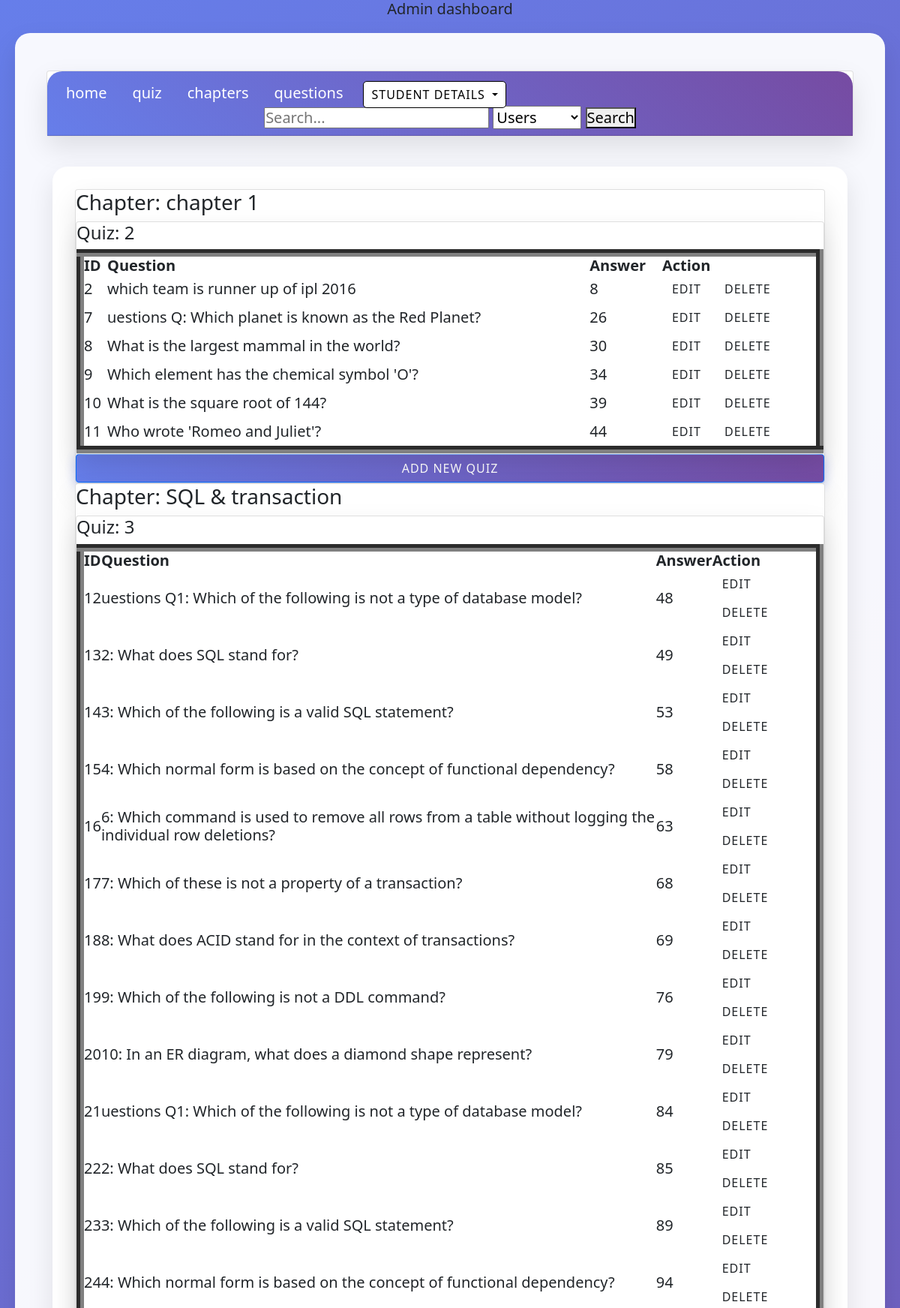
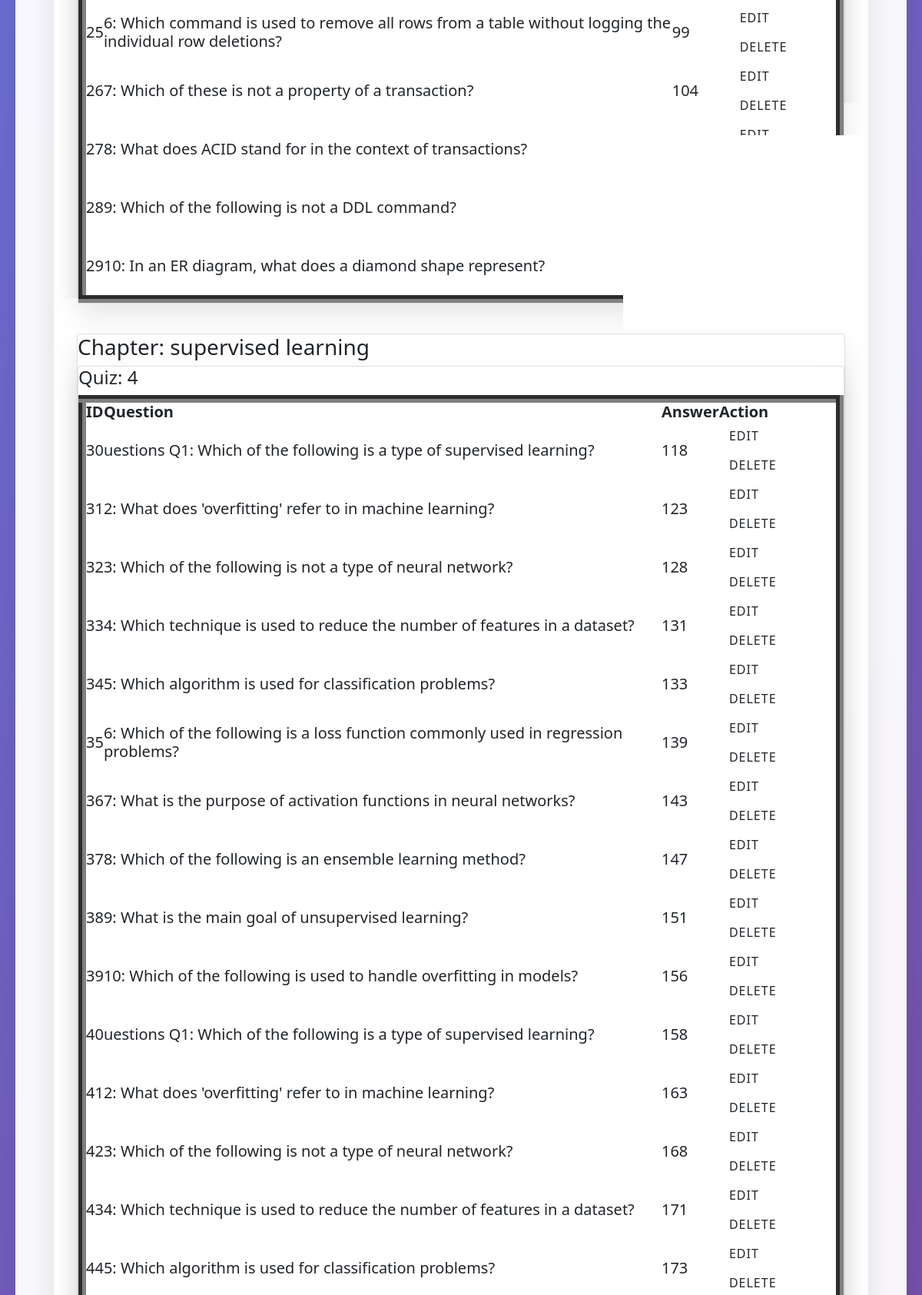
Screenshot of /questions (upper part) with the database file from the repository (2 pictures, top to bottom).
### controllers/models.py (models this page shows)
class Chapters(db.Model):
    __tablename__= 'chapters'
    chaoter_id=db.Column(db.Integer,primary_key=True,autoincrement=True)
    subject_id = db.Column(db.Integer, db.ForeignKey('subjects.subject_id'), nullable=False)
    chapter_name=db.Column(db.String,nullable=False)
    description=db.Column(db.String,nullable=False)
    questions = db.relationship('Questions', backref='chapter', lazy=True)
    quizzes = db.relationship('QuizDetails', backref='chapter', lazy=True)

class QuizDetails(db.Model):
    __tablename__='quiz_details'
    quizid=db.Column(db.Integer,primary_key=True, autoincrement=True)
    chapter_id = db.Column(db.Integer, db.ForeignKey('chapters.chaoter_id'))
    quiz_date=db.Column(db.String,nullable=False)
    duration=db.Column(db.Integer,nullable=False)

class Questions(db.Model):
    __tablename__= 'questions'
    qid = db.Column(db.Integer, primary_key=True, autoincrement=True)
    chapter_id = db.Column(db.Integer, db.ForeignKey('chapters.chaoter_id'), nullable=False)
    question = db.Column(db.Text, nullable=False)
    answer = db.Column(db.Integer, nullable=True)
    options = db.relationship('Options', backref='question', lazy=True, cascade="all, delete, delete-orphan")

### main.py (the view)
@app.route('/questions', methods=['GET', 'POST'])
def questions():
    if request.method == 'GET':
        chapters = Chapters.query.all()
    quizzes = QuizDetails.query.all()
    questions = Questions.query.all()
    return render_template('question.html',
                           chapters=chapters,
                           quizzes=quizzes,
                           questions=questions)

### templates/question.html (shortened to what this page needs)
<!DOCTYPE html>
<html>
  <head>
    <link rel="stylesheet" href="/static/style.css">
    <link href="https://cdn.jsdelivr.net/npm/bootstrap@5.0.2/dist/css/bootstrap.min.css" rel="stylesheet">
    <h5 style="text-align:center">Admin dashboard<h5>
  </head>
  <header>
    <div id="canvas">
       <div class="container">
        <div class="card text-center">
          <div class="card-header">
            <ul class="nav nav-tabs card-header-tabs">
              <li class="nav-item">
                <a class="nav-link " href="adminhome">home</a>
              </li>
              <li class="nav-item">
                <a class="nav-link" href="quiz">quiz</a>
              </li>
              <li class="nav-item">
                <a class="nav-link" href="chapters">chapters</a>
              </li>
              <li class="nav-item">
                <a class="nav-link" href="questions">questions</a>
              </li>
              <div class="dropdown">
                <button class="btn btn-secondary dropdown-toggle" type="button" data-bs-toggle="dropdown" aria-expanded="false" fdprocessedid="3nilc" style="display: table-column; background-color: rgb(255, 255, 255); color: rgb(0, 0, 0); border: 1px solid rgb(0, 0, 0); border-radius: 5px; padding: 5px 10px; margin: 5px 10px;">
                  student details
                </button>
              </div>
              </ul>
              <form class="admin-search" action="{{ url_for('admin_search') }}" method="GET">
              <input type="text" name="query" placeholder="Search...">
              <select name="type">
                <option value="users">Users</option>
              </select>
              <button type="submit">Search</button>
            </form>
        </div>
    </div>
    </div>
<body>
    <div id="canvas">
      {% for chapter in chapters %}
      <div class="card">
        <h3>Chapter: {{ chapter.chapter_name }}</h3>
        {% for quiz in quizzes %}
        {% if quiz.chapter_id == chapter.chaoter_id %}
        <div class="card">
          <h4>Quiz: {{ quiz.quizid }}</h4>
          <table border="10" width="100%" cellpadding="5">
            <tr>
              <th>ID</th>
              <th>Question</th>
              <th>Answer</th>
              <th>Action</th>
            </tr>
            {% for question in questions %}
            {% if question.chapter_id == quiz.chapter_id %}
            <tr>
              <td>{{ question.qid }}</td>
              <td>{{ question.question }}</td>
              <td>{{ question.answer }}</td>
              <td>
                <a href="edit_question/{{ question.qid }}" class="btn btn-edit">Edit</a>
                <a href="delete_question/{{ question.qid }}" class="btn btn-delete">Delete</a>
              </td>
            </tr>
            {% endif %}
            {% endfor %}
          </table>
        </div>
        {% endif %}
        {% endfor %}
        <a href="add_new_quiz/{{ chapter.chapter_id }}" class="btn btn-primary">Add New Quiz</a>
      </div>
      {% endfor %}
    </div>
  </body>

### static/style.css (style rules this page uses)
* { margin: 0; padding: 0; box-sizing: border-box; }
body { font-family: 'Segoe UI', Tahoma, Geneva, Verdana, sans-serif; background: linear-gradient(135deg, #667eea 0%, #764ba2 100%); min-height: 100vh; color: #333; }
.container { max-width: 1200px; margin: 0 auto; padding: 20px; }
.nav-link { color: #fff !important; }
.card { background: rgba(255, 255, 255, 0.95); border: none; border-radius: 20px; box-shadow: 0 15px 35px rgba(0, 0, 0, 0.1); backdrop-filter: blur(10px); transition: transform 0.3s ease, box-shadow 0.3s ease; }
.card-header { background: linear-gradient(45deg, #667eea, #764ba2); color: white; border-radius: 20px 20px 0 0 !important; padding: 20px; border: none; }
.btn { border-radius: 25px; padding: 12px 30px; font-weight: 500; border: none; transition: all 0.3s ease; text-transform: uppercase; letter-spacing: 1px; }
.btn-primary { background: linear-gradient(45deg, #667eea, #764ba2); box-shadow: 0 4px 15px rgba(102, 126, 234, 0.4); }
#canvas, #canva { border-radius: 20px; border: none; padding: 30px; margin: 20px; background: rgba(255, 255, 255, 0.95); box-shadow: 0 15px 35px rgba(0, 0, 0, 0.1); }

### rows the page displays
Chapters: chapter_name "chapter 1"
QuizDetails: quizid "2"
Questions: qid "2", question "which team is runner up of ipl 2016", answer "8"
Questions: qid "7", question "uestions Q: Which planet is known as the Red Planet?", answer "26"
Questions: qid "8", question "What is the largest mammal in the world?", answer "30"
Questions: qid "9", question "Which element has the chemical symbol 'O'?", answer "34"
Questions: qid "10", question "What is the square root of 144?", answer "39"
Questions: qid "11", question "Who wrote 'Romeo and Juliet'?", answer "44"
Chapters: chapter_name "SQL & transaction"
QuizDetails: quizid "3"
Questions: qid "12", question "uestions Q1: Which of the following is not a type of database model?", answer "48"
Questions: qid "13", question "2: What does SQL stand for?", answer "49"
Questions: qid "14", question "3: Which of the following is a valid SQL statement?", answer "53"
Questions: qid "15", question "4: Which normal form is based on the concept of functional dependency?", answer "58"
Questions: qid "16", question "6: Which command is used to remove all rows from a table without logging the individual row deletions?", answer "63"
Questions: qid "17", question "7: Which of these is not a property of a transaction?", answer "68"
Questions: qid "18", question "8: What does ACID stand for in the context of transactions?", answer "69"
Questions: qid "19", question "9: Which of the following is not a DDL command?", answer "76"
Questions: qid "20", question "10: In an ER diagram, what does a diamond shape represent?", answer "79"
Questions: qid "21", question "uestions Q1: Which of the following is not a type of database model?", answer "84"
Questions: qid "22", question "2: What does SQL stand for?", answer "85"
Questions: qid "23", question "3: Which of the following is a valid SQL statement?", answer "89"
Questions: qid "24", question "4: Which normal form is based on the concept of functional dependency?", answer "94"
Questions: qid "25", question "6: Which command is used to remove all rows from a table without logging the individual row deletions?", answer "99"
Questions: qid "26", question "7: Which of these is not a property of a transaction?", answer "104"
Questions: qid "27", question "8: What does ACID stand for in the context of transactions?"
Questions: qid "28", question "9: Which of the following is not a DDL command?"
Questions: qid "29", question "10: In an ER diagram, what does a diamond shape represent?"
Chapters: chapter_name "supervised learning"
QuizDetails: quizid "4"
Questions: qid "30", question "uestions Q1: Which of the following is a type of supervised learning?", answer "118"
Questions: qid "31", question "2: What does 'overfitting' refer to in machine learning?", answer "123"
Questions: qid "32", question "3: Which of the following is not a type of neural network?", answer "128"
Questions: qid "33", question "4: Which technique is used to reduce the number of features in a dataset?", answer "131"
Questions: qid "34", question "5: Which algorithm is used for classification problems?", answer "133"
Questions: qid "35", question "6: Which of the following is a loss function commonly used in regression problems?", answer "139"
Questions: qid "36", question "7: What is the purpose of activation functions in neural networks?", answer "143"
Questions: qid "37", question "8: Which of the following is an ensemble learning method?", answer "147"
Questions: qid "38", question "9: What is the main goal of unsupervised learning?", answer "151"
Questions: qid "39", question "10: Which of the following is used to handle overfitting in models?", answer "156"
Questions: qid "40", question "uestions Q1: Which of the following is a type of supervised learning?", answer "158"
Questions: qid "41", question "2: What does 'overfitting' refer to in machine learning?", answer "163"
Questions: qid "42", question "3: Which of the following is not a type of neural network?", answer "168"
Questions: qid "43", question "4: Which technique is used to reduce the number of features in a dataset?", answer "171"
Questions: qid "44", question "5: Which algorithm is used for classification problems?", answer "173"
